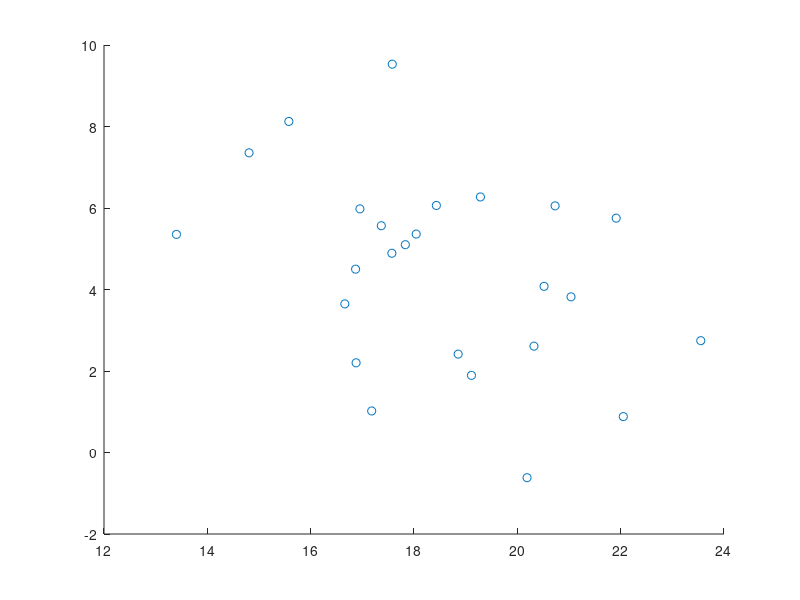
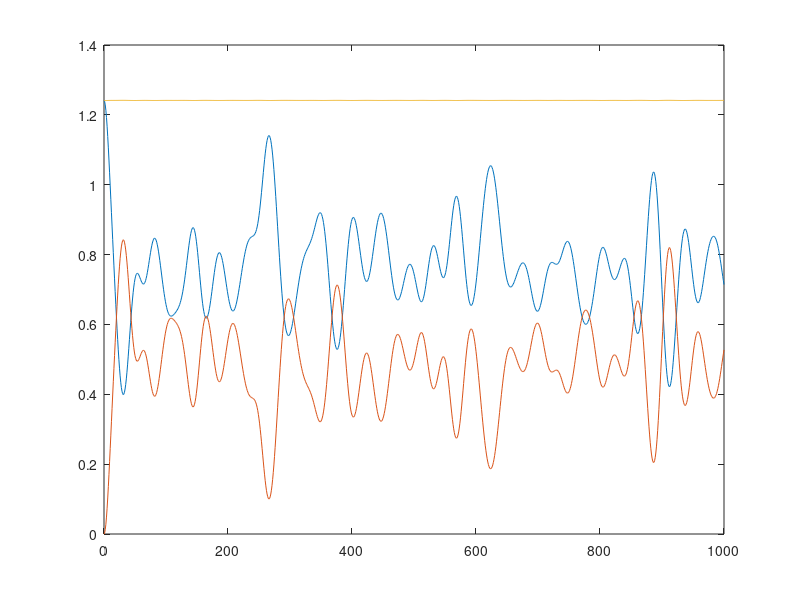
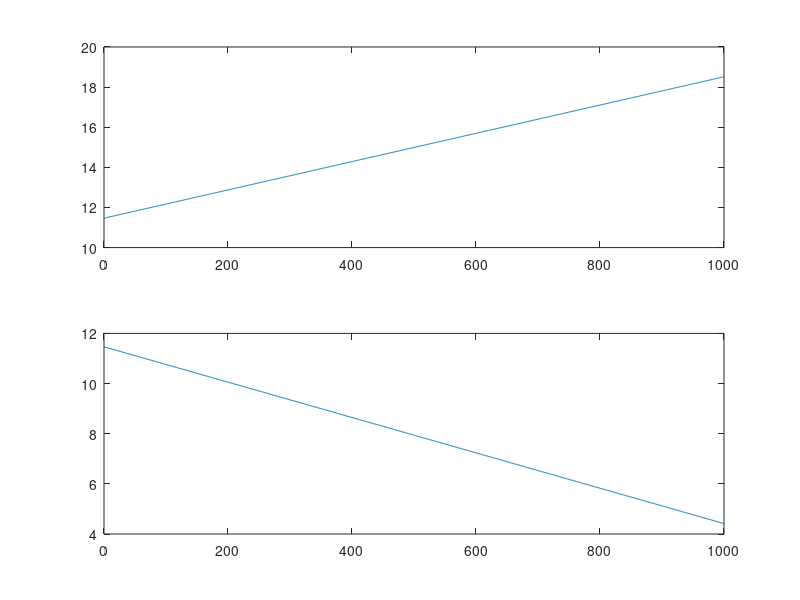

Write the MATLAB code that produced these figures, in order.
% 2D Mass-Spring system
% Written by Shin, KiBeom [irgbu1209@yonsei.ac.kr]

m = 39.948;                % Mass of atom         
N = 5;                    % Number of atom
k = 0.0509;                % Spring constat                  
a = 3.822;                 % Distance of atoms                
dt = 1;                  % Time                             
T = 600;                   % Tempeture       
turn = 1000;                        % Calcualated time
k_B = 8.617333262*10^(-5);          % Boltzman constant  
v = sqrt((1-1/N^2) * k_B * T / m);  % Speed     

% Set position of each atom
xPos = zeros(turn+1, N^2);
yPos = zeros(turn+1, N^2);
for i = 0:N-1
    for j = 1:N
        xPos(1, N*i+j) = a * j;
        yPos(1, N*i+j) = a * (i+1);
    end
end

xMeanPos = zeros(turn+1, 1); xMeanPos(1) = mean(xPos(1, :));
yMeanPos = zeros(turn+1, 1); yMeanPos(1) = mean(yPos(1, :));

% Set velocity of each atom
xVeloSeed = randn(1, N^2);
xInitVelo = xVeloSeed - mean(xVeloSeed);  % Set central x velocity 0

yVeloSeed = randn(1, N^2);
yInitVelo = yVeloSeed - mean(yVeloSeed);  % Set central y velocity 0

totTq = 0;
for i = 1:N^2
    dx = xPos(1, i) - xMeanPos(1);
    dy = yPos(1, i) - yMeanPos(1);
    r = sqrt(dx^2 + dy^2);
    if r == 0
        continue
    end
    totTq = totTq + r *(yInitVelo(i)*dx/r - xInitVelo(i)*dy/r);
end
tq = totTq / N^2;
for i = 1:N^2
    dx = xPos(1, i) - xMeanPos(1);
    dy = yPos(1, i) - yMeanPos(1);
    r = sqrt(dx^2 + dy^2);
    if r == 0
        continue
    end
    xInitVelo(i) = xInitVelo(i) + tq * dy / r^2;
    yInitVelo(i) = yInitVelo(i) - tq * dx / r^2;
end

totTq = 0; % for torque debugging
for i = 1:N^2
    dx = xPos(1, i) - xMeanPos(1);
    dy = yPos(1, i) - yMeanPos(1);
    r = sqrt(dx^2 + dy^2);
    if r == 0
        continue
    end
    totTq = totTq + r * (yInitVelo(i)*dx/r - xInitVelo(i)*dy/r);
end

xInitVelo = xInitVelo * sqrt((N^2-1)*k_B*T/m) / sqrt(sum(xInitVelo.^2));
xVelocity = zeros(turn+1, N^2); xVelocity(1, :) = xInitVelo;

yInitVelo = yInitVelo * sqrt((N^2-1)*k_B*T/m) / sqrt(sum(yInitVelo.^2));
yVelocity = zeros(turn+1, N^2); yVelocity(1, :) = yInitVelo;

xAcceleration = zeros(N);
yAcceleration = zeros(N);

E_kin = zeros(turn+1, 1);
E_kin(1, 1) = m * (sum(xInitVelo.^2)+sum(yInitVelo.^2)) / 2;
E_pot = zeros(turn+1, 1);

im = {turn};

% Main
for nTime = 1:turn
    tempE_pot = 0;
    for i = 0:N-1      % 10
        for j = 1:N    %  1
            x = xPos(nTime, N*i+j);
            y = yPos(nTime, N*i+j);

            xVelo = xVelocity(nTime, N*i+j);
            yVelo = yVelocity(nTime, N*i+j);
            xAccel = xAcceleration(i+1, j);
            yAccel = yAcceleration(i+1, j);

            xPos(nTime+1, N*i+j) = x + dt*xVelo + xAccel*dt^2/2;
            yPos(nTime+1, N*i+j) = y + dt*yVelo + yAccel*dt^2/2;
        end
    end
    for i = 0:N-1
        for j = 1:N
            % 1 - left, 2 - right, 3 - down, 4 - up
            r1 = a; r2 = a; r3 = a; r4 = a;
            a1 = 0; a2 = 0; a3 = 0; a4 = 0;
            dx1 = 0; dx2 = 0; dx3 = 0; dx4 = 0;
            dy1 = 0; dy2 = 0; dy3 = 0; dy4 = 0;

            xVelo = xVelocity(nTime, N*i+j);
            yVelo = yVelocity(nTime, N*i+j);
            xAccel = xAcceleration(i+1, j);
            yAccel = yAcceleration(i+1, j);
           
            x = xPos(nTime+1, N*i+j);
            y = yPos(nTime+1, N*i+j);

            if j ~= 1     % left end
                dx1 = x - xPos(nTime+1, N*i+j-1);
                dy1 = y - yPos(nTime+1, N*i+j-1);
                r1 = sqrt(dx1^2+dy1^2);
                a1 = -k*(r1-a)/m;
            end
            if j ~= N     % right end
                dx2 = x - xPos(nTime+1, N*i+j+1);
                dy2 = y - yPos(nTime+1, N*i+j+1);
                r2 = sqrt(dx2^2+dy2^2);
                a2 = -k*(r2-a)/m;
            end
            if i ~= 0     % up end
                dx3 = x - xPos(nTime+1, N*(i-1)+j);
                dy3 = y - yPos(nTime+1, N*(i-1)+j);
                r3 = sqrt(dx3^2+dy3^2);
                a3 = -k*(r3-a)/m;
            end
            if i ~= N-1   % down end
                dx4 = x - xPos(nTime+1, N*(i+1)+j);
                dy4 = y - yPos(nTime+1, N*(i+1)+j);
                r4 = sqrt(dx4^2+dy4^2);
                a4 = -k*(r4-a)/m;
            end
            
            xAccelCache = dx1/r1*a1 + dx2/r2*a2 + dx3/r3*a3 + dx4/r4*a4;
            yAccelCache = dy1/r1*a1 + dy2/r2*a2 + dy3/r3*a3 + dy4/r4*a4;

            xVelocity(nTime+1, N*i+j) = xVelo + (xAccel+xAccelCache)*dt/2;
            yVelocity(nTime+1, N*i+j) = yVelo + (yAccel+yAccelCache)*dt/2;

            xAcceleration(i+1, j) = xAccelCache;
            yAcceleration(i+1, j) = yAccelCache;

            tempE_pot = tempE_pot + k * sum(([r1 r2 r3 r4]-a).^2) / 4;
        end
    end

    %xPos(nTime+1, 1) = xPos(1, 1);             yPos(nTime+1, 1) = yPos(1, 1);
    %xPos(nTime+1, N) = xPos(1, N);             yPos(nTime+1, N) = yPos(1, N);
    %xPos(nTime+1, N^2-N+1) = xPos(1, N^2-N+1); yPos(nTime+1, N^2-N+1) = yPos(1, N^2-N+1);
    %xPos(nTime+1, N^2) = xPos(1, N^2);         yPos(nTime+1, N^2) = yPos(1, N^2);

    E_kin(nTime+1, :) = m * (sum(xVelocity(nTime+1, :).^2) + sum(yVelocity(nTime+1, :).^2)) / 2;
    E_pot(nTime+1, :) = tempE_pot;

    scatter(xPos(nTime, :), yPos(nTime, :))
    drawnow
    frame = getframe(figure(1));
    im{nTime} = frame2im(frame);

    xMeanPos(nTime+1) = mean(xPos(nTime+1, :));
    yMeanPos(nTime+1) = mean(yPos(nTime+1, :));
end

t = 0:dt:turn*dt;
E_tot = E_kin + E_pot;
figure(2)
    plot(t, E_kin, t, E_pot, t, E_tot)

figure(3)
    subplot(2, 1, 1)
        plot(t, xMeanPos)
    subplot(2, 1, 2)
        plot(t, yMeanPos)
